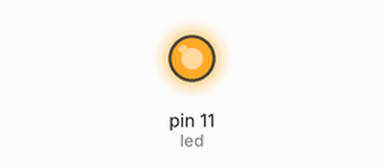
The program below on a simulated Raspberry Pi (header pin numbers). On the bench: output pins drawn as LEDs (lit = HIGH). At 3.2 s the program stops and its outputs stay as they are.

Above: at 0.1 s.
At 3.1 s:
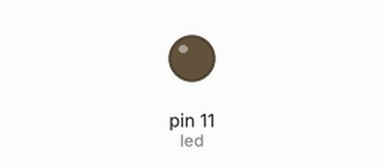
Timing chart, 0 to 4.6 s (numbered marks = the images above):
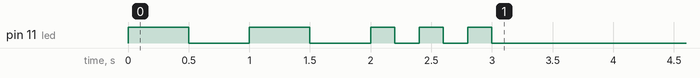

Measured:
- by itself, pin 11 (led): LOW → HIGH at 0.00 s, → LOW 0.50 s later, → HIGH 0.50 s later, → LOW 0.50 s later, … (10 changes in this stretch)

The program:

ledstart.py
```python
import RPi.GPIO as GPIO
import time

led = 11

GPIO.setmode(GPIO.BOARD)
GPIO.setup(led,GPIO.OUT)
#for x in range(0,100):
GPIO.output(led,True)
time.sleep(0.5)
GPIO.output(led,False)
time.sleep(0.5)
GPIO.output(led,True)
time.sleep(0.5)
GPIO.output(led,False)
time.sleep(0.5)

GPIO.output(led,True)
time.sleep(0.2)
GPIO.output(led,False)
time.sleep(0.2)

GPIO.output(led,True)
time.sleep(0.2)
GPIO.output(led,False)
time.sleep(0.2)

GPIO.output(led,True)
time.sleep(0.2)
GPIO.output(led,False)
time.sleep(0.2)
#   time.sleep(1)
#   GPIO.output(led,False)
#   time.sleep(1)
#GPIO.cleanup()
#GPIO.output(led,False)
```
